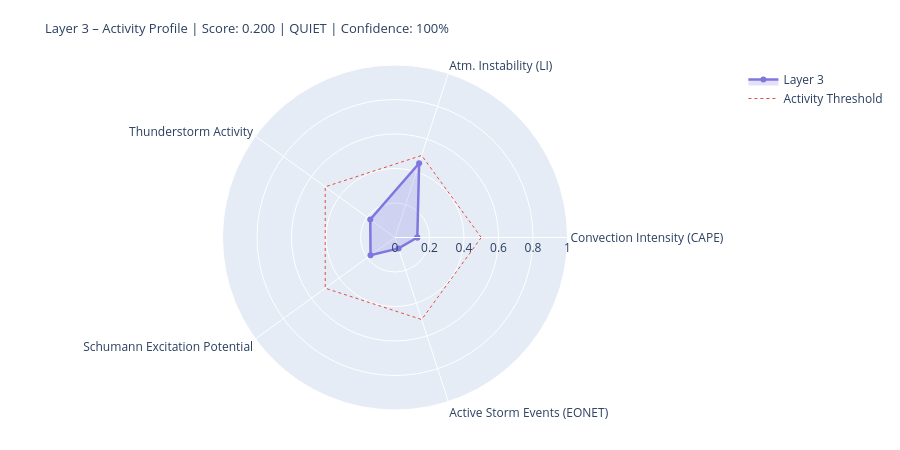

This figure's notebook cell:
### Markdown cell above
---
## 4. State Assessment & Handoff to Layer 4/5

### Code cell
# ============================================================
# LAYER-3-SCORE
# Five dynamic components
# ============================================================

def norm(v, lo, hi):
    if v is None or (isinstance(v, float) and math.isnan(v)): return None
    return round(max(0.0, min(1.0, (v - lo) / (hi - lo))), 4)

# --- 1) Convection intensity (global CAPE mean) ---
cape_mean = df_atm['cape'].dropna().mean() if not df_atm.empty else None
conv_score = norm(cape_mean, 0, 3000)
conv_src   = 'primary' if cape_mean is not None else 'missing'

# --- 2) Atmospheric instability (LI mean) ---
li_mean   = df_atm['li'].dropna().mean() if not df_atm.empty else None
# Negative LI = unstable → higher score
instab_score = norm(-li_mean if li_mean is not None else None, -6, 6)
instab_src   = 'primary' if li_mean is not None else 'missing'

# --- 3) Thunderstorm activity (mean thunder score + WMO count) ---
thunder_mean = df_atm['thunder_score'].mean() if not df_atm.empty else None
n_thunder    = int(df_atm['thunderstorm'].sum()) if not df_atm.empty else 0
thunder_score_val = norm(
    (thunder_mean or 0) * 0.7 + n_thunder * 0.1, 0, 1.0
) if thunder_mean is not None else None
thunder_src = 'primary'

# --- 4) Schumann excitation potential (weighted Schumann contribution) ---
schumann_pot = df_atm['schumann_contribution'].mean() if not df_atm.empty else None
# Boosted by Layer-2 thunderstorm trigger
if schumann_pot is not None and l2_thunder:
    schumann_pot = min(1.0, schumann_pot * 1.2)
schumann_score = norm(schumann_pot, 0, 1.0) if schumann_pot is not None else None
schumann_src   = 'derived'

# --- 5) Storm activity (NASA EONET) ---
# Distinction: None = data not loaded, 0.0 = loaded but no events
storm_score = None
storm_src   = 'missing'
if raw.get('storms') is not None:          # API reached successfully
    storm_score = norm(len(storm_events), 0, 30) if storm_events else 0.0
    storm_src   = 'primary'

# X-Ray and Kp: context only, not in dynamic score
# (X-Ray = Layer-0/4 driver; Kp = geomagnetic index, not a lightning proxy)
xray_context = None
if raw.get('xray'):
    df_xc = pd.DataFrame(raw['xray'])
    fc = next((c for c in df_xc.columns
               if any(k in c.lower() for k in ['flux','long']) and 'time' not in c.lower()),
              df_xc.columns[1])
    df_xc[fc] = pd.to_numeric(df_xc[fc], errors='coerce')
    xray_last = df_xc[fc].dropna().iloc[-1] if not df_xc[fc].dropna().empty else None
    if xray_last:
        xray_class = ('X' if xray_last>=1e-4 else 'M' if xray_last>=1e-5
                      else 'C' if xray_last>=1e-6 else 'B')
        xray_context = {'flux': float(xray_last), 'class': xray_class}
        print(f'X-Ray context: {xray_class}-class ({xray_last:.2e} W/m²)')

# --- Aggregate ---
COMPONENTS = {
    'Convection Intensity (CAPE)':  {'score': conv_score,       'source': conv_src,    'dynamic': True},
    'Atm. Instability (LI)':         {'score': instab_score,     'source': instab_src,  'dynamic': True},
    'Thunderstorm Activity':              {'score': thunder_score_val, 'source': thunder_src, 'dynamic': True},
    'Schumann Excitation Potential':   {'score': schumann_score,   'source': schumann_src,'dynamic': True},
    'Active Storm Events (EONET)': {'score': storm_score,      'source': storm_src,   'dynamic': True},
}

available   = {k: v['score'] for k, v in COMPONENTS.items() if v['score'] is not None}
unavailable = [k for k, v in COMPONENTS.items() if v['score'] is None]
layer3_score = round(sum(available.values()) / len(available), 4) if available else None
confidence   = round(len(available) / len(COMPONENTS), 2)
level = ('unknown' if layer3_score is None
         else 'quiet'   if layer3_score < 0.3
         else 'moderate' if layer3_score < 0.6
         else 'active')
dominant_l3 = max(available, key=available.get) if available else 'none'

# --- Ausgabe ---
W = 68
print('=' * W)
print('LAYER 3 – ATMOSPHERE / WEATHER / THUNDERSTORMS – STATE ASSESSMENT')
print('=' * W)
for name, comp in COMPONENTS.items():
    s = comp['score']
    if s is not None:
        bar = '█' * int(s * 20) + '░' * (20 - int(s * 20))
        print(f'  {name:<36} {bar}  {s:.3f}  [{comp["source"]}]')
    else:
        print(f'  {name:<36} {"─" * 20}  n/a   [missing]')
print('-' * W)
print(f'  Score:        {layer3_score:.3f}  ({len(available)}/{len(COMPONENTS)} components)')
print(f'  Confidence:   {confidence:.0%}')
print(f'  Level:        {level.upper()}')
print(f'  Dominant:     {dominant_l3}')
print(f'  CAPE mean:    {cape_mean:.0f} J/kg' if cape_mean else '  CAPE mean:    n/a')
print(f'  LI mean:      {li_mean:.1f} K' if li_mean is not None else '  LI mean:      n/a')
print(f'  Thunderstorms:{n_thunder} points (WMO)  +  {len(storm_events)} NASA EONET')
print('=' * W)

# Radar
cats   = list(available.keys())
vals_r = list(available.values())
if len(cats) >= 3:
    fig = go.Figure()
    fig.add_trace(go.Scatterpolar(
        r=vals_r + [vals_r[0]], theta=cats + [cats[0]],
        fill='toself', fillcolor='rgba(127,119,221,0.22)',
        line=dict(color='#7F77DD', width=2.5), name='Layer 3'
    ))
    fig.add_trace(go.Scatterpolar(
        r=[0.5] * (len(cats)+1), theta=cats + [cats[0]],
        line=dict(color='#E24B4A', dash='dot', width=1),
        mode='lines', name='Activity Threshold'
    ))
    fig.update_layout(
        title=dict(
            text=f'Layer 3 – Activity Profile | Score: {layer3_score:.3f} | {level.upper()} | Confidence: {confidence:.0%}',
            font=dict(size=13)
        ),
        polar=dict(radialaxis=dict(visible=True, range=[0, 1])),
        height=450, showlegend=True,
        margin=dict(l=60, r=60, t=65, b=40)
    )
    fig.show()

### Figure 1 — Plotly figure (JSON) as saved in the notebook; plotly's stock layout.template omitted (floating-point values rounded to 4 significant figures)
{"data": [{"fill": "toself", "fillcolor": "rgba(127,119,221,0.22)", "line": {"color": "#7F77DD", "width": 2.5}, "name": "Layer 3", "r": [0.1294, 0.4528, 0.1773, 0.1753, 0.0667, 0.1294], "theta": ["Convection Intensity (CAPE)", "Atm. Instability (LI)", "Thunderstorm Activity", "Schumann Excitation Potential", "Active Storm Events (EONET)", "Convection Intensity (CAPE)"], "type": "scatterpolar"}, {"line": {"color": "#E24B4A", "dash": "dot", "width": 1}, "mode": "lines", "name": "Activity Threshold", "r": [0.5, 0.5, 0.5, 0.5, 0.5, 0.5], "theta": ["Convection Intensity (CAPE)", "Atm. Instability (LI)", "Thunderstorm Activity", "Schumann Excitation Potential", "Active Storm Events (EONET)", "Convection Intensity (CAPE)"], "type": "scatterpolar"}], "layout": {"height": 450, "margin": {"b": 40, "l": 60, "r": 60, "t": 65}, "polar": {"radialaxis": {"range": [0, 1], "visible": true}}, "showlegend": true, "title": {"font": {"size": 13}, "text": "Layer 3 – Activity Profile | Score: 0.200 | QUIET | Confidence: 100%"}}}
